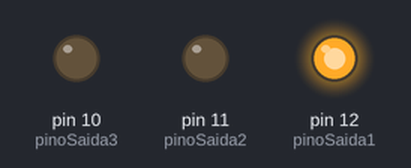
Bench run of a sketch on a simulated Arduino Uno, built with avr-gcc and run on an emulated ATmega328P. Shown: output pins drawn as LEDs (lit = HIGH).

Above: at 0.15 s.
At 1.35 s:
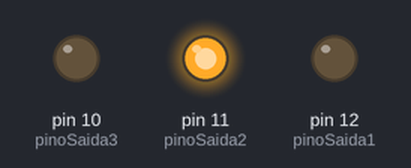
At 2.55 s:
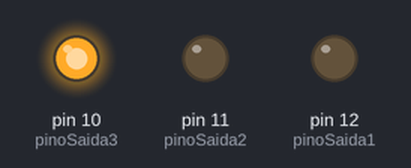
Timing chart, 0 to 3.0 s (numbered marks = the images above):
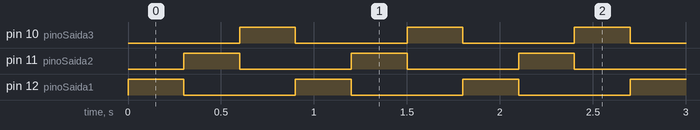

The sketch:

aula4experiencia2parte2.ino
```cpp
/*
Experiência 2 - Parte 2

Implementar um Sketch que controle três saídas
digitais da seguinte
maneira:

A – Quando a saída 1 estiver ligada as
saídas 2 e 3 devem estar
desligadas.

B – Quando a saída 2 estiver ligada as
saídas 1 e 3 devem estar
desligadas.

C – Quando a saída 3 estiver ligada as
saídas 1 e 2 devem estar
desligadas.

D – Intervalo de tempo de cada saída ligada
igual 300 ms.

E – Repetir a execução acima com um intervalo de
tempo de 100 ms.

*/

/*
Usado ligação de saída - resistor 220ohms - LED - GND
no protoboard em todas as saídas;
*/

//Dando nomes aos pinos de saída
int pinoSaida1 = 12;
int pinoSaida2 = 11;
int pinoSaida3 = 10;


void setup()
{
  //Definindo os pinos como saída (OUTPUT)
  pinMode(pinoSaida1, OUTPUT);
  pinMode(pinoSaida2, OUTPUT);
  pinMode(pinoSaida3, OUTPUT);

}

void loop(){ //A até D
  digitalWrite(pinoSaida1, HIGH); //Liga saída 1
  digitalWrite(pinoSaida2, LOW); //Desliga saída 2
  digitalWrite(pinoSaida3, LOW); //Desliga saída 3

  delay(300);// Permanece estados acima por 300 milisegundos
  //***********************
  digitalWrite(pinoSaida1, LOW); //Desliga saída 1
  digitalWrite(pinoSaida3, LOW); //Desliga saída 3
  digitalWrite(pinoSaida2, HIGH); //liga saída 2

  delay(300);// Permanece estados acima por 300 milisegundos
  //*****************************

  digitalWrite(pinoSaida1, LOW); //Desliga saída 1
  digitalWrite(pinoSaida2, LOW); //Desliga saída 2
  digitalWrite(pinoSaida3, HIGH); //liga saída 3

  delay(300);// Permanece estados acima por 300 milisegundos
}

/*
void loop(){ //Parte E

  digitalWrite(pinoSaida1, HIGH); //Liga saída 1
  digitalWrite(pinoSaida2, LOW); //Desliga saída 2
  digitalWrite(pinoSaida3, LOW); //Desliga saída 3

  delay(100); // Permanece estados acima por 100 milisegundos
  //***********************
  digitalWrite(pinoSaida1, LOW); //Desliga saída 1
  digitalWrite(pinoSaida3, LOW); //Desliga saída 3
  digitalWrite(pinoSaida2, HIGH); //liga saída 2

  delay(100);// Permanece estados acima por 100 milisegundos
  //*****************************

  digitalWrite(pinoSaida1, LOW); //Desliga saída 1
  digitalWrite(pinoSaida2, LOW); //Desliga saída 2
  digitalWrite(pinoSaida3, HIGH); //liga saída 3

  delay(100);// Permanece estados acima por 100 milisegundos
}
*/
```

Measured:
- by itself, pin 10 (pinoSaida3), pin 11 (pinoSaida2), pin 12 (pinoSaida1): alternates HIGH for 0.30 s and LOW for 0.60 s
- by itself, everything shown: repeats every 0.90 s, in 3 steps
